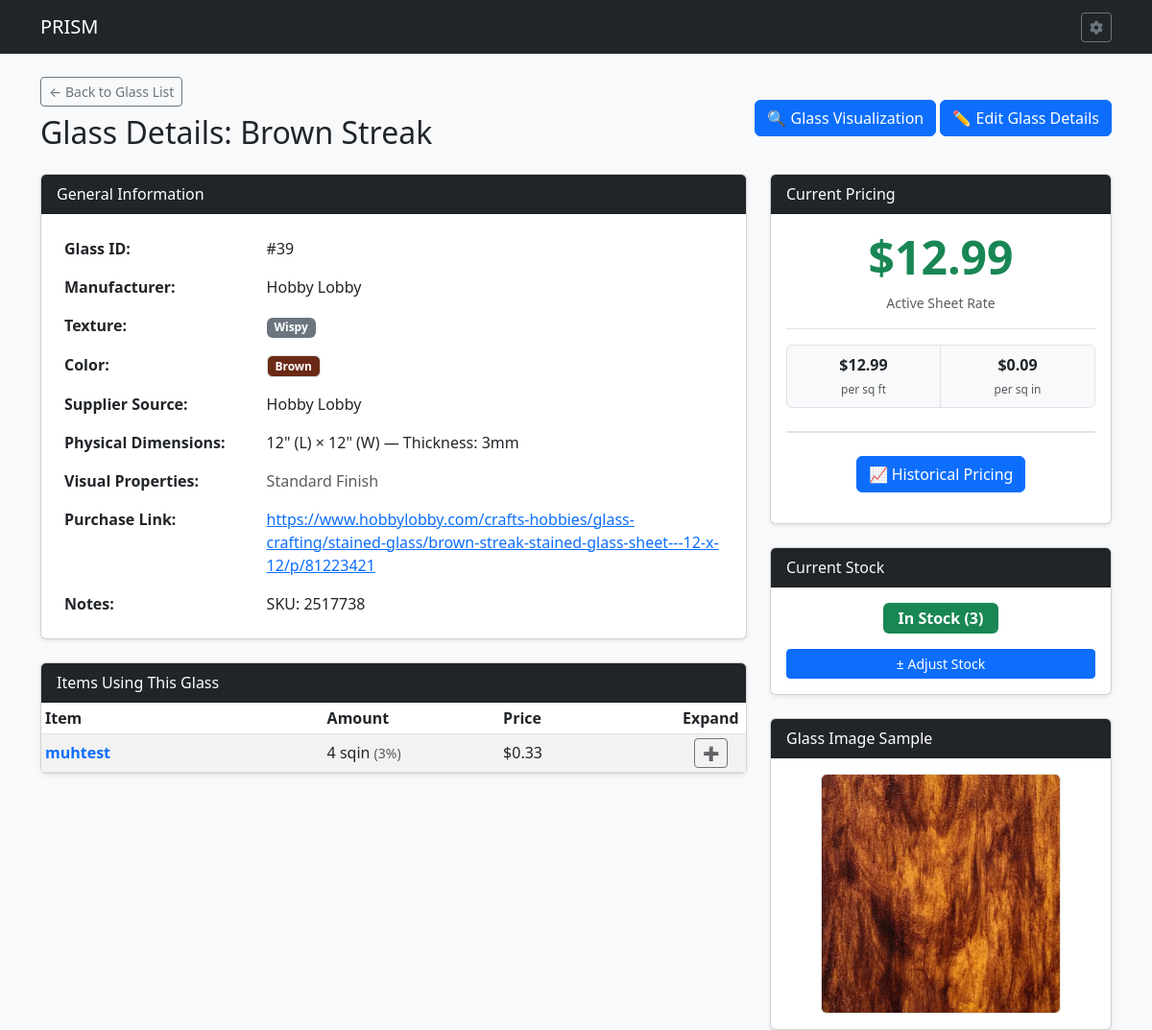
Page /glass/39 on the committed database.
### tables this page shows
CREATE TABLE GSI (

    GLASSID INTEGER PRIMARY KEY AUTOINCREMENT,	--Glass Id number
    GLSNAME TEXT,				--Glass Name
    GLSMANF TEXT,				--Glass Manufacturer
    GLSLEN NUMERIC,				--Glass Length
    GLSWID NUMERIC,				--Glass Width
    GLSTHK NUMERIC,				--Glass Thickness
    GLSTEX TEXT,				--Glass Texture
    GLSIRI INTEGER,				--Iridescent Bool
    GLSOPAL INTEGER,				--Opalescent Bool
    GLSOURCE TEXT,				--Glass Source
    GLLINK TEXT,				--URL to Glass
    GLSIMG TEXT,				--Image of Glass
    GLSNOTE TEXT,				--Notes about Glass
    COLOR TEXT,					--Glass color
    GTRNSN TEXT,				--Glass Transparency
    ISACTIVE INTEGER, LOWSTOCK INTEGER DEFAULT 1,				--Is Active Bool

    FOREIGN KEY (GLSTEX) REFERENCES GTL(GLSTEX) ON DELETE SET NULL ON UPDATE CASCADE,
    FOREIGN KEY (COLOR) REFERENCES COLOR(COLOR) ON DELETE SET NULL ON UPDATE CASCADE,
    FOREIGN KEY (GLSOURCE) REFERENCES GSL(GLSOURCE) ON DELETE SET NULL ON UPDATE CASCADE,
    FOREIGN KEY (GTRNSN) REFERENCES GTRNS(GTRNSN) ON DELETE SET NULL ON UPDATE CASCADE

);

CREATE TABLE ITM (

    ITEMID INTEGER PRIMARY KEY AUTOINCREMENT,	--Item ID
    ITMNAME TEXT,				--Item Name
    ITMIMG TEXT,				--Item Image
    ONEOFF INTEGER,				--One off Item
    VARIAT INTEGER,				--Is Variation Boolean
    ITMGRP TEXT,				--Item Group
    CURRENT INTEGER,				--Currently Being Sold Bool
    ITMPTRN TEXT,				--Item Pattern Image
    ITMSVG TEXT,				--Item SVG
    ITMNOTE TEXT,				--Item Notes
    ITMLEN TEXT,				--Item Length
    ITMWID TEXT,				--Item Width
    IMISLDR INTEGER,				--Item Solder IMI ID
    IMICAME INTEGER,				--Item CAME IMI ID
    IMIFOIL INTEGER,				--Item Foil IMI ID
    IMICHAIN INTEGER,				--Item Chain IMI ID
    IMIRING INTEGER,				--Item Ring IMI ID
    IMIWIRE INTEGER,				--Item Wire IMI ID
    PARENT INTEGER,				--Parent Item ID
    PATINA TEXT,				--Patina Type
    ISACTIVE INTEGER,				--Is Active Item

    FOREIGN KEY (ITMGRP) REFERENCES IGP(ITMGRP) ON DELETE SET NULL ON UPDATE CASCADE,
    FOREIGN KEY (IMISLDR) REFERENCES IMI(IMIID) ON DELETE SET NULL ON UPDATE CASCADE,
    FOREIGN KEY (IMICAME) REFERENCES IMI(IMIID) ON DELETE SET NULL ON UPDATE CASCADE,
    FOREIGN KEY (IMIFOIL) REFERENCES IMI(IMIID) ON DELETE SET NULL ON UPDATE CASCADE,
    FOREIGN KEY (IMICHAIN) REFERENCES IMI(IMIID) ON DELETE SET NULL ON UPDATE CASCADE,
    FOREIGN KEY (IMIRING) REFERENCES IMI(IMIID) ON DELETE SET NULL ON UPDATE CASCADE,
    FOREIGN KEY (IMIWIRE) REFERENCES IMI(IMIID) ON DELETE SET NULL ON UPDATE CASCADE,
    FOREIGN KEY (PATINA) REFERENCES PATINA(PATINA) ON DELETE SET NULL ON UPDATE CASCADE
);

CREATE TABLE GPC (

    GLASSID INTEGER,                          	--Glass ID
    GLSPRICE NUMERIC,                         	--Glass Price
    STDATE TEXT,                              	--Start Date
    ENDDATE TEXT,                             	--End Date

    FOREIGN KEY (GLASSID) REFERENCES GSI(GLASSID) ON DELETE CASCADE ON UPDATE CASCADE

);

### routes/glass_routes.py (the view, shortened to what this page needs)
@glass_bp.route('/glass/<int:glass_id>', methods=['GET', 'POST'])
def glass_detail(glass_id):
    db = get_db_from_app()
    glass = db.execute('''
        SELECT g.*, p.GLSPRICE, s.SRCWEB, s.GLSLOGO, c.CHEX,
               COALESCE((
                   SELECT i.GLSSTOCK FROM GLSINV i
                   WHERE i.GLASSID = g.GLASSID
                   ORDER BY i.TS DESC, i.GLSTRNID DESC LIMIT 1
               ), 0) AS CURRENT_STOCK
        FROM GSI g
        LEFT JOIN GPC p ON g.GLASSID = p.GLASSID
        LEFT JOIN GSL s ON g.GLSOURCE = s.GLSOURCE
        LEFT JOIN COLOR c ON g.COLOR = c.COLOR
        WHERE g.GLASSID = ?
    ''', (glass_id,)).fetchone()
    if not glass:
        flash('Glass sheet record not found.', 'danger')
        return redirect(url_for('glass_bp.list_glass'))
    components = db.execute('''
        SELECT c.*, i.ITMNAME
        FROM IGC c
        JOIN ITM i ON c.ITEMID = i.ITEMID
        WHERE c.GLASSID = ?
    ''', (glass_id,)).fetchall()
    return render_template('glass_detail.html', glass=glass, components=components, today_date=date.today().isoformat())

### app.py (called while the page is built)
def get_db():
    conn = sqlite3.connect(DATABASE)
    conn.row_factory = sqlite3.Row
    conn.execute("PRAGMA foreign_keys = ON;")
    return conn

### routes/glass_routes.py (called while the page is built)
def get_db_from_app():
    from __main__ import get_db
    return get_db()

### templates/glass_detail.html (shortened to what this page needs)
{% extends 'base.html' %}
{% block content %}
<div class="d-flex justify-content-between align-items-center mb-3">
    <div>
        <a href="{{ url_for('glass_bp.list_glass') }}" class="btn btn-outline-secondary btn-sm mb-2">&larr; Back to Glass List</a>
        <h2>Glass Details: {{ glass.GLSNAME }}</h2>
    </div>
    <div>
        <a href="{{ url_for('glass_bp.glass_visuals', glass_id=glass.GLASSID) }}" class="btn btn-primary">🔍 Glass Visualization</a>
        <a href="{{ url_for('glass_bp.edit_glass', glass_id=glass.GLASSID) }}" class="btn btn-primary">✏️ Edit Glass Details</a>
    </div>
</div>
<div class="row">
    <div class="col-md-8">
        <div class="card shadow-sm mb-4">
            <div class="card-header bg-dark text-white">General Information</div>
            <div class="card-body">
                <table class="table table-borderless mb-0">
                    <tbody>
                        <tr>
                            <th style="width: 30%;">Glass ID:</th>
                            <td>#{{ glass.GLASSID }}</td>
                        </tr>
                        <tr>
                            <th>Manufacturer:</th>
                            <td>{{ glass.GLSMANF or 'Unspecified' }}</td>
                        </tr>
                        <tr>
                            <th>Texture:</th>
                            <td><span class="badge bg-secondary">{{ glass.GLSTEX or 'None' }}</span></td>
                        </tr>
                        <tr>
                            <th>Color:</th>
				<td>
	                        {% if glass.COLOR %}
	                            {% if glass.CHEX %}
	                                <span class="badge border color-badge" style="background-color: #{{ glass.CHEX }};">
	                                    {{ glass.COLOR }}
	                                </span>
	                            {% else %}
	                                <span class="badge bg-secondary">{{ glass.COLOR }}</span>
	                            {% endif %}
	                        {% else %}
	                            <span class="badge bg-light text-muted border">N/A</span>
	                        {% endif %}
	                    </td>
                        </tr>
                        <tr>
                            <th>Supplier Source:</th>
                            <td>{{ glass.GLSOURCE or 'None' }} {% if glass.SRCWEB %}<span class="badge bg-secondary text-light ms-1"><i class="fa fa-globe text-light ms-1"></i> Online Vendor</span>{% endif %}</td>
                        </tr>
                        <tr>
                            <th>Physical Dimensions:</th>
                            <td>
                                {% if glass.GLSLEN %}
                                    {{ glass.GLSLEN }}" (L) × {{ glass.GLSWID }}" (W) — Thickness: {{ glass.GLSTHK or '?' }}mm
                                {% else %}
                                    <span class="text-muted">No dimensions recorded</span>
                                {% endif %}
                            </td>
                        </tr>
                        <tr>
                            <th>Visual Properties:</th>
                            <td>
                                {% if not glass.GLSIRI and not glass.GLSOPAL %}<span class="text-muted">Standard Finish</span>{% endif %}
                            </td>
                        </tr>
                        <tr>
                            <th>Purchase Link:</th>
                            <td>
                                {% if glass.GLLINK %}
                                    <a href="{{ glass.GLLINK }}" target="_blank" rel="noopener">{{ glass.GLLINK }}</a>
                                {% else %}
                                    <span class="text-muted">None</span>
                                {% endif %}
                            </td>
                        </tr>
                        <tr>
                            <th>Notes:</th>
                            <td>{{ glass.GLSNOTE or 'No notes provided.' }}</td>
                        </tr>
                    </tbody>
                </table>
            </div>
        </div>
        <div class="card shadow-sm">
            <div class="card-header bg-dark text-white d-flex justify-content-between align-items-center">
                <span>Items Using This Glass</span>
            </div>
            <div class="card-body p-0">
                <table class="table table-sm table-striped mb-0 align-middle">
                    <thead>
                        <tr>
                            <th style="width: 40%;">Item</th>
                            <th style="width: 25%;">Amount</th>
                            <th style="width: 25%;">Price</th>
                            <th style="width: 10%; text-align: center;">Expand</th>
                        </tr>
                    </thead>
                    <tbody>
                        {% set total_glass_sqin = (glass.GLSLEN * glass.GLSWID) if (glass.GLSLEN and glass.GLSWID and glass.GLSLEN > 0 and glass.GLSWID > 0) else 0 %}
                        {% set price_per_sqin = (glass.GLSPRICE / total_glass_sqin) if (glass.GLSPRICE and total_glass_sqin > 0) else 0 %}
                        {% set item_groups = {} %}
                        {% for comp in components %}
                            {% if comp.ITEMID not in item_groups %}
                                {% set _ = item_groups.update({comp.ITEMID: {'ITMNAME': comp.ITMNAME, 'ITEMID': comp.ITEMID, 'comps': [], 'total_sqin': 0.0}}) %}
                            {% endif %}
                            {% set comp_sqin = (comp.COMPLEN or 0) * (comp.COMPWID or 0) %}
                            {% set _ = item_groups[comp.ITEMID]['comps'].append(comp) %}
                            {% set _ = item_groups[comp.ITEMID].update({'total_sqin': item_groups[comp.ITEMID]['total_sqin'] + comp_sqin}) %}
                        {% endfor %}
                        {% for item_id, data in item_groups.items() %}
                            {% set item_sqin = data.total_sqin %}
                            {% set item_pct = ((item_sqin / total_glass_sqin) * 100) if total_glass_sqin > 0 else 0 %}
                            {% set item_price = item_sqin * price_per_sqin %}
                            <tr>
                                <td>
                                    <a href="{{ url_for('item_bp.item_detail', item_id=data.ITEMID) }}" class="fw-bold text-decoration-none">
                                        {{ data.ITMNAME }}
                                    </a>
                                </td>
                                <td>
                                    {{ "%.0f"|format(item_sqin) }} sqin <span class="text-muted small">({{ "%.0f"|format(item_pct) }}%)</span>
                                </td>
                                <td>
                                    ${{ "%.2f"|format(item_price) }}
                                </td>
                                <td class="text-center">
                                    <button class="btn btn-sm btn-outline-secondary toggle-expand-btn" type="button" data-bs-toggle="collapse" data-bs-target="#collapseItem{{ item_id }}" aria-expanded="false" aria-controls="collapseItem{{ item_id }}">
                                        <span class="expand-icon">➕</span>
                                    </button>
                                </td>
                            </tr>
                        {% else %}
                        <tr>
                            <td colspan="4" class="text-center py-3 text-muted">No item patterns currently reference this glass type.</td>
                        </tr>
                        {% endfor %}
                    </tbody>
                </table>
            </div>
        </div>
    </div>
<div class="col-md-4">
        <div class="card shadow-sm mb-4">
            <div class="card-header bg-dark text-white">Current Pricing</div>
            <div class="card-body text-center">
                {% if glass.GLSPRICE %}
                    <h1 class="display-5 text-success fw-bold">${{ "%.2f"|format(glass.GLSPRICE) }}</h1>
                    <p class="text-muted small mb-0">Active Sheet Rate</p>
                    {% if glass.GLSLEN and glass.GLSWID and glass.GLSLEN > 0 and glass.GLSWID > 0 %}
                        {% set total_sqin = glass.GLSLEN * glass.GLSWID %}
                        {% set price_per_sqin = glass.GLSPRICE / total_sqin %}
                        {% set price_per_sqft = price_per_sqin * 144 %}
                        <div class="border-top mt-3 pt-3">
                            <div class="row g-0 rounded bg-light border text-center overflow-hidden">
                                <div class="col-6 py-2 border-end">
                                    <div class="fw-bold text-dark">${{ "%.2f"|format(price_per_sqft) }}</div>
                                    <small class="text-muted" style="font-size: 0.75rem;">per sq ft</small>
                                </div>
                                <div class="col-6 py-2">
                                    <div class="fw-bold text-dark">${{ "%.2f"|format(price_per_sqin) }}</div>
                                    <small class="text-muted" style="font-size: 0.75rem;">per sq in</small>
                                </div>
                            </div>
                        </div>
                    {% else %}
                        <div class="border-top mt-3 pt-2">
                            <small class="text-muted">Enter dimensions (L × W) to calculate unit prices.</small>
                        </div>
                    {% endif %}
                {% else %}
                    <p class="text-muted mb-0">No active price set for this sheet.</p>
                {% endif %}
<br>
                            <div class="row g-0 rounded bg-light border text-center overflow-hidden"></div>
		<div class="mt-4 mb-3 d-flex justify-content-center">
		    <a href="{{ url_for('glass_bp.glass_price_history', glass_id=glass.GLASSID) }}" class="btn btn-primary d-flex align-items-center gap-1">
		        📈 Historical Pricing
		    </a>
		</div>
            </div>
        </div>
        <div class="card shadow-sm mb-4">
            <div class="card-header bg-dark text-light d-flex justify-content-between align-items-center">
                <span>Current Stock</span>
            </div>
            <div class="card-body text-center">
                {% set stock = glass.CURRENT_STOCK if glass.CURRENT_STOCK is not none else 0 %}
                <div class="mb-3">
                    {% if stock <= 0 %}
                        <span class="badge bg-danger px-3 py-2 fs-6">Out of Stock (0)</span>
                    {% elif stock == 1 %}
                        <span class="badge bg-warning text-dark px-3 py-2 fs-6">Low Stock (1)</span>
                    {% else %}
                        <span class="badge bg-success px-3 py-2 fs-6">In Stock ({{ stock }})</span>
                    {% endif %}
                </div>
                <button type="button" class="btn btn-sm btn-primary adjust-btn w-100"
                        data-bs-toggle="modal"
                        data-bs-target="#adjustModal"
                        data-glassid="{{ glass.GLASSID }}"
                        data-glassname="{{ glass.GLSNAME }}"
                        data-currentstock="{{ stock }}">
                    ± Adjust Stock
                </button>
            </div>
        </div>
{% if glass.GLSIMG %}
        <div class="card shadow-sm">
            <div class="card-header bg-dark text-white">Glass Image Sample</div>
            <div class="card-body text-center">
                {% if glass.GLSIMG.startswith('http://') or glass.GLSIMG.startswith('https://') %}
                    <img src="{{ glass.GLSIMG }}" alt="{{ glass.GLSNAME }}" class="img-fluid rounded border" style="max-height: 250px;">
                {% else %}
                    <img src="{{ url_for('static', filename=glass.GLSIMG.lstrip('/')) }}" alt="{{ glass.GLSNAME }}" class="img-fluid rounded border" style="max-height: 250px;">
                {% endif %}
            </div>
        </div>
        {% endif %}
    </div>
</div>
{% endblock %}

### rows in the picture
GSI: GLSNAME "Brown Streak", GLASSID "39", GLSMANF "Hobby Lobby", GLSTEX "Wispy", COLOR "Brown", GLSOURCE "Hobby Lobby", GLSLEN "12", GLSWID "12", GLSTHK "3", GLLINK "https://www.hobbylobby.com/crafts-hobbies/glass-crafting/stained-glass/brown-streak-stained-glass-sheet---12-x-12/p/81223421", GLSNOTE "SKU: 2517738", GLSIMG (picture)
ITM: ITMNAME "muhtest"
GPC: GLSPRICE "12.99"

### other values in the picture
{{ "%.0f"|format(item_sqin) }} "4"
{{ "%.0f"|format(item_pct) }} "3"
{{ "%.2f"|format(item_price) }} "0.33"
{{ "%.2f"|format(price_per_sqft) }} "12.99"
{{ "%.2f"|format(price_per_sqin) }} "0.09"
{{ stock }} "3"
